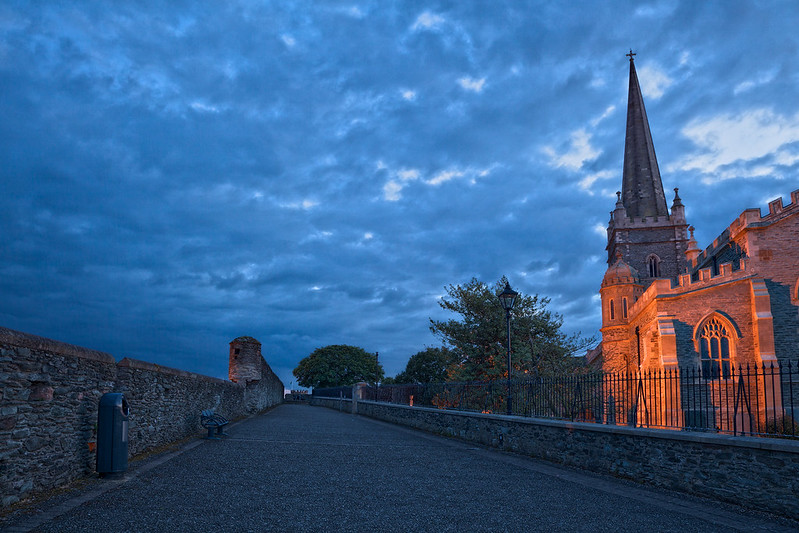
#> input picture data/bridge.jpg, 799 x 533 px, found by its file name
$ jupyter execute Homework_2.ipynb
#> lines starting #> are read from the running program, lines starting #| are printed output that depends on the picture
# HOMEWORK 2
For this homework you will have to complete and implement the colour balancing for:
* Gray world algorithm
* Scale-by-max algorithm

You are free to use your own images. Experiment with more images and think about the effect each of the algorithms has on the resulting (balanced) image.

### Colour Balancing
In this notebook we will show different type of colour balancing making use of von Kries' hypothesis.

[cell 1]
import cv2
import numpy as np
from matplotlib import pyplot as plt
plt.rcParams['figure.figsize'] = [15, 5]

[cell 2]
img = cv2.imread('../data/bridge.jpg')
#> img is the input picture: shape (533, 799, 3); mean B, G, R 140.8, 97.1, 58.7
img = cv2.cvtColor(img, cv2.COLOR_BGR2RGB)
plt.imshow(img)

### White patch
In white patch algorithm we choose a group of pixels we know they should be white. We then scale the resulting image colour channels by this white patch.

[cell 3]
# Define white patch and the coefficients
row, col = 392, 285
white = img[row, col, :]
#> white = [166, 165, 207]
coeffs = 255.0/white
#> coeffs = [1.54, 1.55, 1.23]
print(white)
#| [166 165 207]

# Apply white balancing and generate balanced image
balanced = np.zeros_like(img, dtype=np.float32)
# print(balanced)
for channel in range(3):
    balanced[..., channel] = img[..., channel] * coeffs[channel]
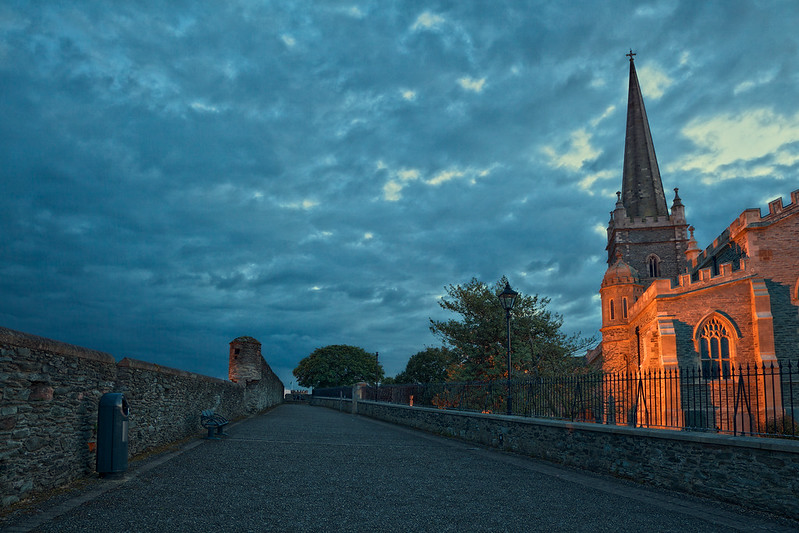
#> balanced: shape (533, 799, 3) float32; mean R, G, B 90.3, 150.1, 173.4; drawn with min black and max white

# White patching does not guarantee that the dynamic range is preserved, images must be clipped.
balanced = balanced/255
balanced[balanced > 1] = 1
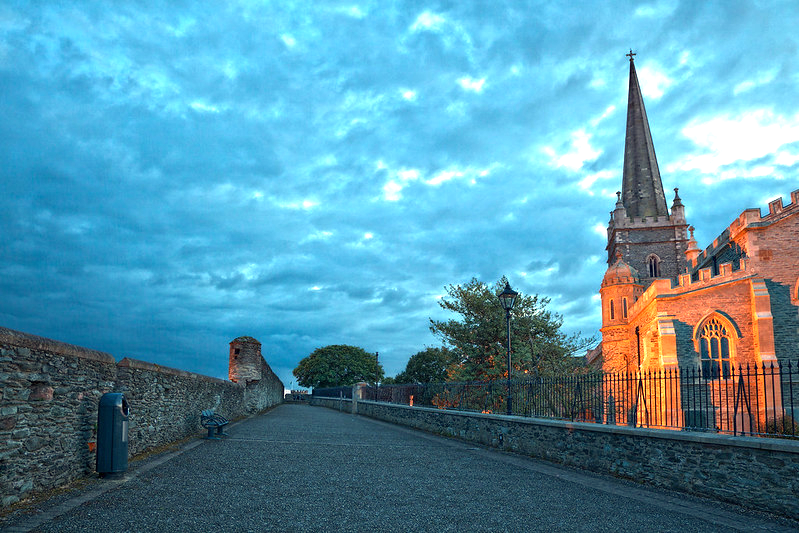
#> balanced: shape (533, 799, 3) float32; mean R, G, B 0.347, 0.583, 0.667

plt.subplot(121), plt.imshow(img)
plt.subplot(122), plt.imshow(balanced)
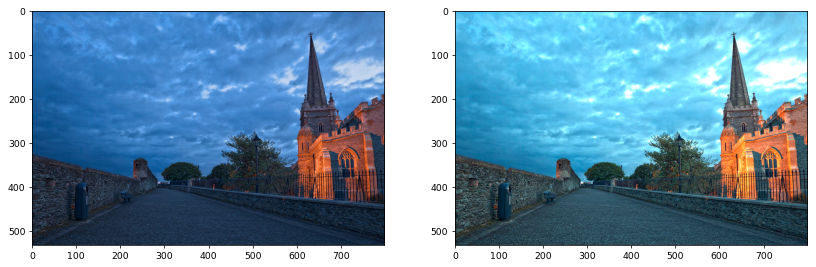
#> figure drawn by matplotlib, 2 panels

### Gray world
This algorithm assumes that a scene, on average, is gray.

[cell 4]
# Load your image
img = cv2.imread('../data/bridge.jpg')
img = cv2.cvtColor(img, cv2.COLOR_BGR2RGB)

# Compute the mean values for all three colour channels (red, green, blue)
mean_r = np.mean(img[:, :, 0])
#> mean_r = 58.74
mean_g = np.mean(img[:, :, 1])
#> mean_g = 97.09
mean_b = np.mean(img[:, :, 2])
#> mean_b = 140.8

# Compute the coefficients kr, kg, kb
# Note: there are 3 coefficients to compute but we only have 2 equations.
# Therefore, you have to make an assumption, fix the value of one of the
# coefficients and compute the remining two
# Hint: You can fix the coefficient of the brightest colour channel to 1.
kr = 1
kg = mean_r / mean_g
#> kg = 0.605
kb = mean_r / mean_b
#> kb = 0.417

red = (img[:, :, 0] * kr).astype(np.uint8)
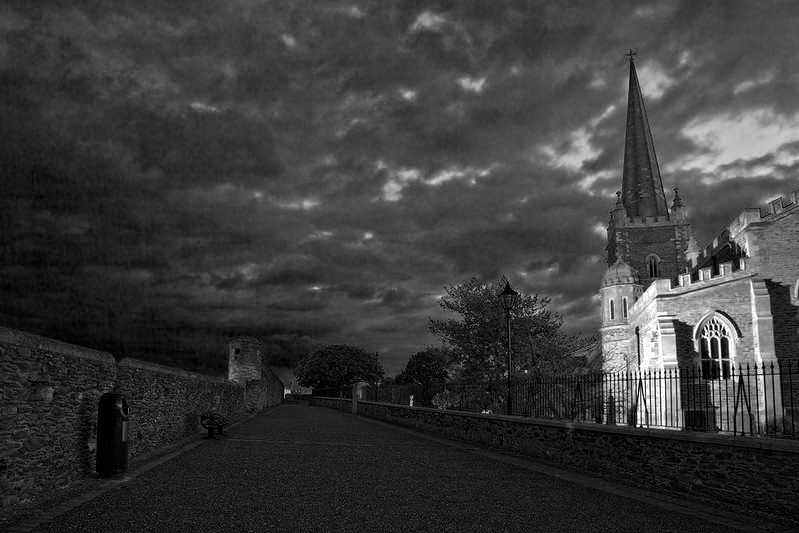
#> red: shape (533, 799); min 0, max 255, mean 58.7
green = (img[:, :, 1] * kg).astype(np.uint8)
blue = (img[:, :, 2] * kb).astype(np.uint8)
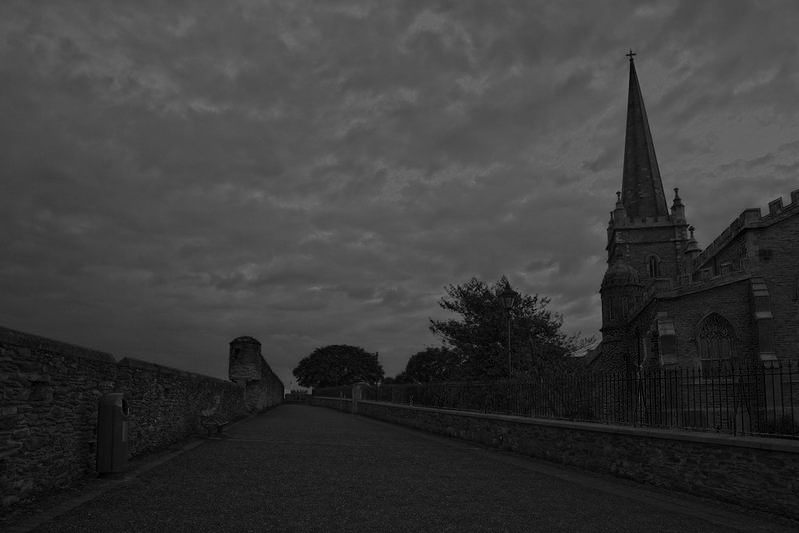
#> blue: shape (533, 799); min 0, max 106, mean 58.2

# Apply color balancing and generate the balanced image
balanced = cv2.merge([red, green, blue])
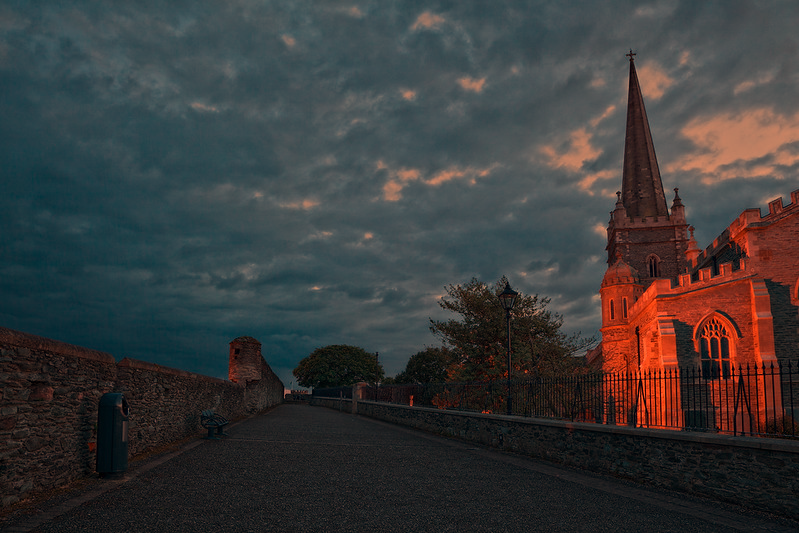
#> balanced: shape (533, 799, 3); mean R, G, B 58.7, 58.2, 58.2

# Show the original and the balanced image side by side
plt.subplot(121), plt.imshow(img)
plt.subplot(122), plt.imshow(balanced)

### Scale-by-max
This is a straightforward algorithm that scales each colour channel by its maximum value. Note that it is sensitive to noise and saturations.

[cell 5]
# Load your image
img = cv2.imread('../data/osin.jpg')
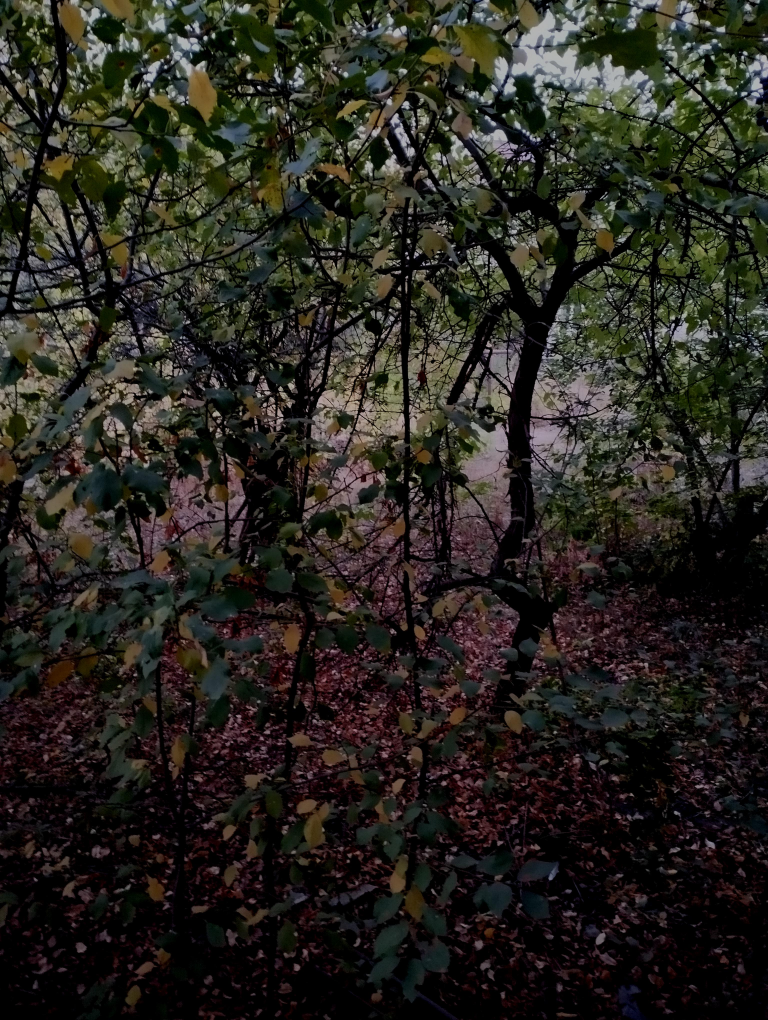
#> input picture data/osin.jpg, 3072 x 4080 px, found by its file name (shown at 1/4 size)
#> img is the input picture: shape (4080, 3072, 3); mean B, G, R 31.8, 38.4, 40.5
img = cv2.cvtColor(img, cv2.COLOR_BGR2RGB)

# Compute the maximum values for all three colour channels (red, green, blue)
max_r = np.max(img[:, :, 0])
#> max_r = 204
max_g = np.max(img[:, :, 1])
#> max_g = 202
max_b = np.max(img[:, :, 2])
#> max_b = 203


red = ((img[:, :, 0] / max_r) * 255).astype(np.uint8)
#> red: shape (4080, 3072)
green = ((img[:, :, 1] / max_g) * 255).astype(np.uint8)
#> green: shape (4080, 3072)
blue = ((img[:, :, 2] / max_b) * 255).astype(np.uint8)
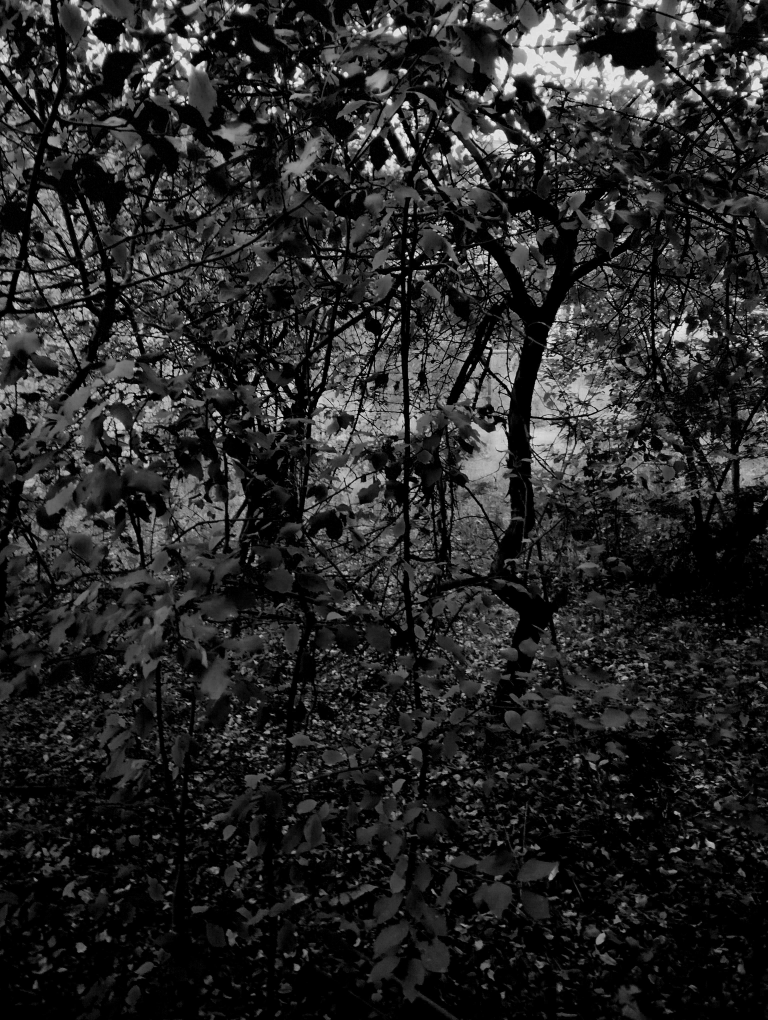
#> blue: shape (4080, 3072) (shown at 1/4 size); min 0, max 255, mean 39.6


# Apply scale-by-max balancing and generate the balanced image
balanced = cv2.merge([red, green, blue])
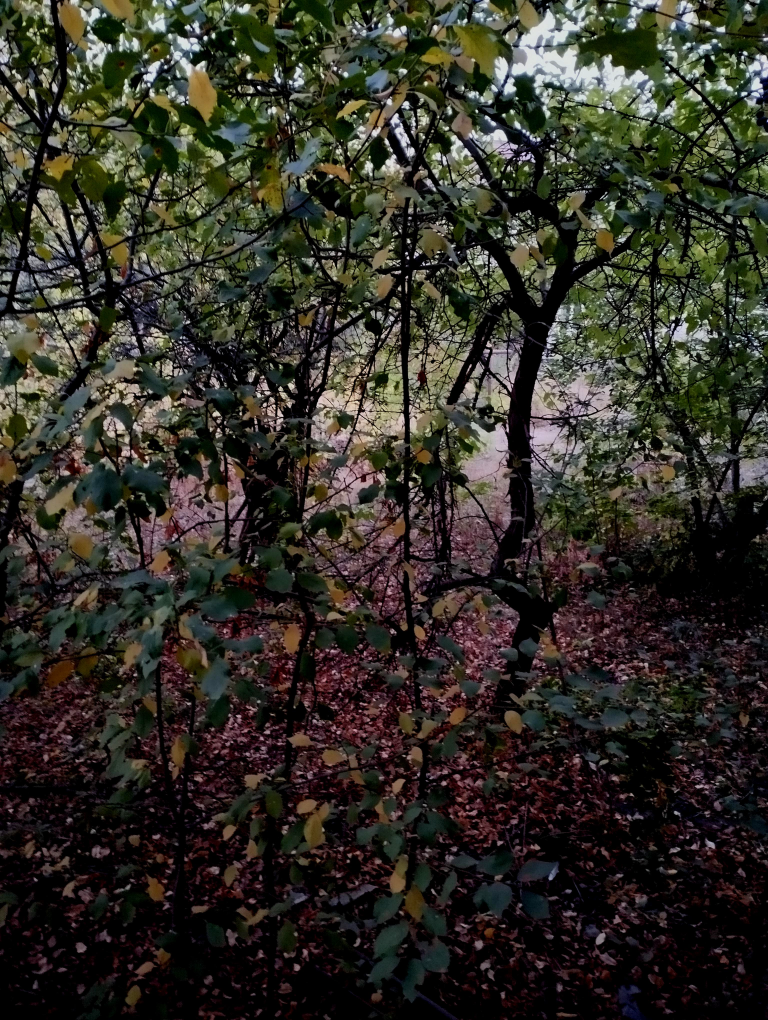
#> balanced: shape (4080, 3072, 3) (shown at 1/4 size); mean R, G, B 50.3, 48, 39.6

plt.subplot(121), plt.imshow(img)
plt.subplot(122), plt.imshow(balanced)
